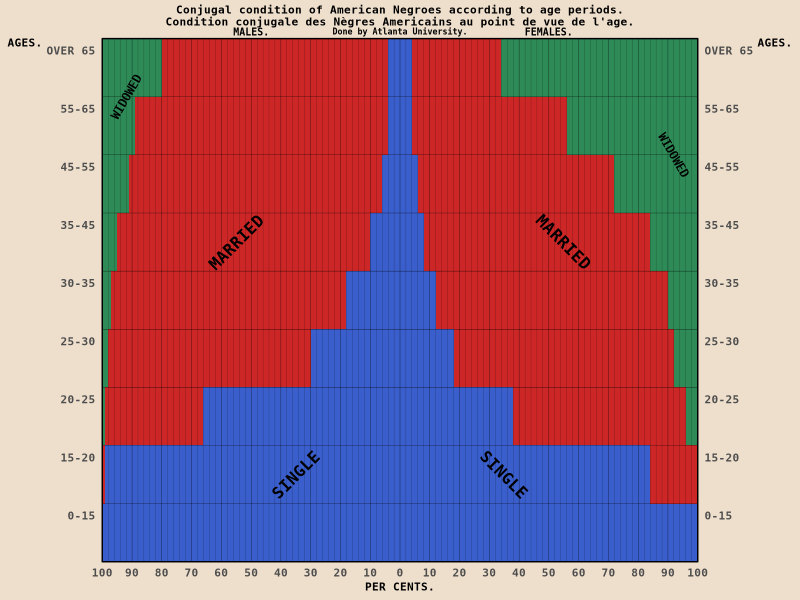

Here is the R script that generated this plot:
#################################
### ggplot2 meets W. E. B. Du Bois
###
### graph 4: =========================================
### conjugal condition
### original: https://hdl.loc.gov/loc.pnp/ppmsca.33915
###
### digitized original collection available at:
### https://www.loc.gov/pictures/collection/anedub/dubois.html
#################################

library(ggplot2)

### initial setup: ====================================

# going to use the Inconsolata font, available for download here:
# https://fontlibrary.org/en/font/inconsolata
font_name <- "Inconsolata"

# set up theme skeleton with apporpriate font, correct background color,
# centered and bold main title, centered subtitle
theme_du_bois <- function() {
  theme_gray(base_family = font_name) %+replace%
    theme(
      plot.background = element_rect(
        fill = "antiquewhite2",
        color = "antiquewhite2"
      ),
      panel.background = element_rect(
        fill = "antiquewhite2",
        color = "antiquewhite2"
      ),
      plot.title = element_text(
        hjust = 0.5,
        face = "bold"
      ),
      plot.subtitle = element_text(hjust = 0.5)
    )
}

# creating data -------
gender <- c("female", "male")
status <- c("single", "widowed", "married")
age_bins <- c(
  "0-15", "15-20", "20-25", "25-30", "30-35",
  "35-45", "45-55", "55-65", "OVER 65"
)

marital <- expand.grid(age_bins, gender, status)
names(marital) <- c("age", "gender", "status")
# eyeballing values from original graph:
# single women/men, widowed women/men, married women/men
marital$pct <- c(
  100, 84, 38, 18, 12, 8, 6, 4, 4,
  100, 99, 66, 30, 18, 10, 6, 4, 4,
  0, 0, 4, 8, 10, 16, 28, 44, 66,
  0, 0, 1, 2, 3, 5, 9, 11, 20,
  0, 16, 58, 74, 78, 76, 66, 52, 30,
  0, 1, 33, 68, 79, 85, 85, 85, 76
)

marital$status <- factor(
  marital$status,
  levels = c("widowed", "married", "single")
)
# want the age groups to be numeric so that i can use scale_x_continuous to
# duplicate this axis
marital$age_numeric <- as.numeric(marital$age)

# plot -------
ppmsca_33915 <- ggplot(
  data = marital,
  mapping = aes(
    x = age_numeric,
    # should just be able to negate pct to get pyramid plot. for gender, men
    # are on the left, so they get the negative
    y = ifelse(gender == "male", -pct, pct),
    fill = status
  )
) +
  geom_bar(
    stat = "identity",
    width = 1
  ) +
  scale_x_continuous(
    breaks = (1:9) + 0.5,
    labels = age_bins,
    expand = c(0, 0),
    sec.axis = dup_axis() # dual age axis
  ) +
  scale_y_continuous(
    breaks = seq(-100, 100, by = 10),
    labels = abs,
    expand = c(0, 0),
    # lines on original plot are by 2s
    minor_breaks = seq(-100, 100, by = 2)
  ) +
  scale_fill_manual(
    values = c("seagreen4", "firebrick3", "royalblue3"),
    labels = c("WIDOWED", "MARRIED", "SINGLE")
  ) +
  labs(
    title = "Conjugal condition of American Negroes according to age periods.\nCondition conjugale des Nègres Americains au point de vue de l'age.",
    subtitle = "Done by Atlanta University.",
    x = "AGES.",
    y = "PER CENTS."
  ) +
  coord_flip(clip = "off") +
  theme_du_bois()

# annotations for plot
ppmsca_33915 + annotate(
  "text",
  label = rep(c("SINGLE", "MARRIED", "WIDOWED"), each = 2
  ),
  # angle text for marital status
  y = c(-35, 35, -55, 55, -92, 92),
  angle = c(45, -45, 45, -45, 60, -60),
  x = c(2, 2, 6, 6, 8.5, 7.5),
  size = c(4, 4, 4, 4, 3, 3),
  family = font_name,
  fontface = "bold"
) +
  annotate(
    "text",
    label = c("MALES.", "FEMALES."),
    y = c(-50, 50),
    x = Inf, # is this a thing? will it just put it outside the panel with
    # clip = "off"?
    vjust = -0.4,
    size = 2.5,
    family = font_name,
    fontface = "bold"
  ) +
  ### theme adjustments
  theme(
    text = element_text(face = "bold"),
    panel.background = element_blank(),
    plot.title = element_text(
      size = 8,
      vjust = 2
    ),
    plot.subtitle = element_text(
      size = 6,
      vjust = 2
    ),
    axis.title = element_text(size = 8),
    axis.ticks = element_blank(),
    panel.grid.major = element_line(
      color = "black",
      size = 0.1
    ),
    panel.grid.minor.x = element_line(
      color = "black",
      size = 0.05
    ),
    panel.grid.minor.y = element_blank(),
    legend.background = element_blank(),
    legend.position = "none",
    legend.key = element_blank(),
    # put grid lines on top so not covered by plot
    panel.ontop = TRUE,
    panel.border = element_rect(
      fill = NA,
      color = "black"
    ),
    axis.text.x = element_text(size = 8),
    # both axes titles for age hortizontal instead of vertical, and put them at
    # the top, just above the values
    axis.title.y = element_text(
      angle = 0,
      vjust = 1
    ),
    axis.title.y.right = element_text(
      angle = 0,
      vjust = 1
    ),
    # age group labels need to be slightly below grid line
    axis.text.y = element_text(
      vjust = 2,
      size = 8
    )
  )
